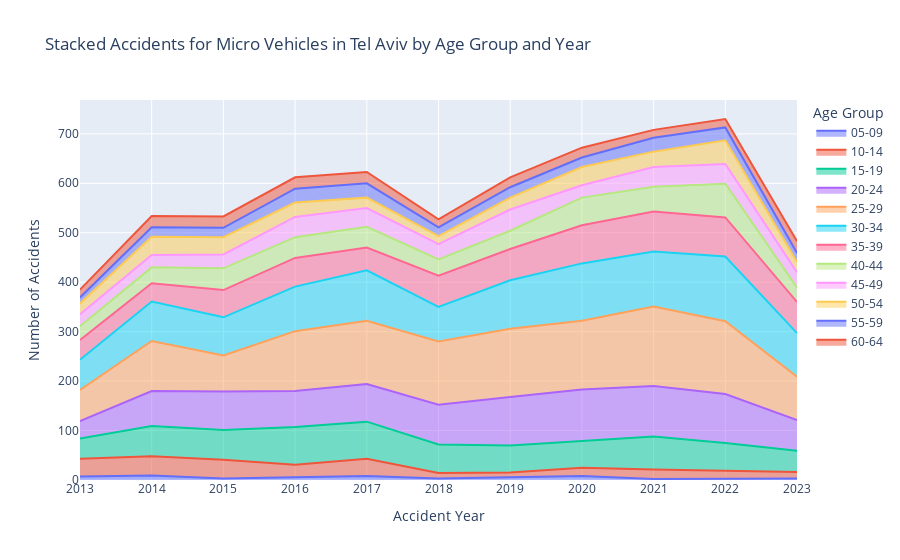

Notebook source saved alongside this figure:
### Markdown cell above
### Tel Aviv

### Code cell
# filtering for: no unknown ages (99), micro vehicle
imh_ta_gb_age_year = imh_ta[(imh_ta.age_group > 1) & (imh_ta.age_group < 14) & (imh_ta.involve_vehicle_type.isin(micro_vehicle))].copy()
imh_ta_gb_age_year = imh_ta_gb_age_year.groupby(['accident_year', 'age_group_hebrew']).size().reset_index(name='count')

# Pivot the data for the stacked bar chart, filling any NaNs with 0
imh_ta_pivot = imh_ta_gb_age_year.pivot(index='accident_year', columns='age_group_hebrew', values='count').fillna(0)

# Sort the columns in ascending order to ensure the youngest age groups are at the bottom of the stack
imh_ta_pivot = imh_ta_pivot.sort_index(axis=1, ascending=True)

# Create the stacked bar chart
fig = px.area(
    imh_ta_pivot,
    title='Stacked Accidents for Micro Vehicles in Tel Aviv by Age Group and Year',
    labels={'value': 'Number of Accidents', 'variable': 'Age Group', 'accident_year': 'Accident Year'}
)

# Update the layout to stack the bars
fig.update_layout(
    barmode='stack',
    xaxis_title='Accident Year',
    yaxis_title='Number of Accidents',
    legend_title='Age Group',
    xaxis=dict(type='category')
)

# Show the plot
fig.show()

### Figure 1 — Plotly figure (JSON) as saved in the notebook; plotly's stock layout.template omitted (floating-point values rounded to 4 significant figures)
{"data": [{"fillpattern": {"shape": ""}, "hovertemplate": "age_group_hebrew=05-09<br>Accident Year=%{x}<br>Number of Accidents=%{y}<extra></extra>", "legendgroup": "05-09", "line": {"color": "#636efa"}, "marker": {"symbol": "circle"}, "mode": "lines", "name": "05-09", "orientation": "v", "showlegend": true, "stackgroup": "1", "type": "scatter", "x": [2013, 2014, 2015, 2016, 2017, 2018, 2019, 2020, 2021, 2022, 2023], "xaxis": "x", "y": [7, 9, 3, 6, 8, 3, 6, 8, 2, 3, 3], "yaxis": "y"}, {"fillpattern": {"shape": ""}, "hovertemplate": "age_group_hebrew=10-14<br>Accident Year=%{x}<br>Number of Accidents=%{y}<extra></extra>", "legendgroup": "10-14", "line": {"color": "#EF553B"}, "marker": {"symbol": "circle"}, "mode": "lines", "name": "10-14", "orientation": "v", "showlegend": true, "stackgroup": "1", "type": "scatter", "x": [2013, 2014, 2015, 2016, 2017, 2018, 2019, 2020, 2021, 2022, 2023], "xaxis": "x", "y": [36, 39, 38, 25, 35, 11, 9, 17, 19, 15, 13], "yaxis": "y"}, {"fillpattern": {"shape": ""}, "hovertemplate": "age_group_hebrew=15-19<br>Accident Year=%{x}<br>Number of Accidents=%{y}<extra></extra>", "legendgroup": "15-19", "line": {"color": "#00cc96"}, "marker": {"symbol": "circle"}, "mode": "lines", "name": "15-19", "orientation": "v", "showlegend": true, "stackgroup": "1", "type": "scatter", "x": [2013, 2014, 2015, 2016, 2017, 2018, 2019, 2020, 2021, 2022, 2023], "xaxis": "x", "y": [41, 61, 60, 76, 75, 58, 55, 54, 67, 57, 43], "yaxis": "y"}, {"fillpattern": {"shape": ""}, "hovertemplate": "age_group_hebrew=20-24<br>Accident Year=%{x}<br>Number of Accidents=%{y}<extra></extra>", "legendgroup": "20-24", "line": {"color": "#ab63fa"}, "marker": {"symbol": "circle"}, "mode": "lines", "name": "20-24", "orientation": "v", "showlegend": true, "stackgroup": "1", "type": "scatter", "x": [2013, 2014, 2015, 2016, 2017, 2018, 2019, 2020, 2021, 2022, 2023], "xaxis": "x", "y": [35, 71, 78, 73, 76, 80, 98, 104, 102, 99, 62], "yaxis": "y"}, {"fillpattern": {"shape": ""}, "hovertemplate": "age_group_hebrew=25-29<br>Accident Year=%{x}<br>Number of Accidents=%{y}<extra></extra>", "legendgroup": "25-29", "line": {"color": "#FFA15A"}, "marker": {"symbol": "circle"}, "mode": "lines", "name": "25-29", "orientation": "v", "showlegend": true, "stackgroup": "1", "type": "scatter", "x": [2013, 2014, 2015, 2016, 2017, 2018, 2019, 2020, 2021, 2022, 2023], "xaxis": "x", "y": [63, 101, 73, 121, 128, 128, 138, 139, 161, 147, 88], "yaxis": "y"}, {"fillpattern": {"shape": ""}, "hovertemplate": "age_group_hebrew=30-34<br>Accident Year=%{x}<br>Number of Accidents=%{y}<extra></extra>", "legendgroup": "30-34", "line": {"color": "#19d3f3"}, "marker": {"symbol": "circle"}, "mode": "lines", "name": "30-34", "orientation": "v", "showlegend": true, "stackgroup": "1", "type": "scatter", "x": [2013, 2014, 2015, 2016, 2017, 2018, 2019, 2020, 2021, 2022, 2023], "xaxis": "x", "y": [61, 80, 77, 90, 102, 70, 98, 116, 111, 131, 88], "yaxis": "y"}, {"fillpattern": {"shape": ""}, "hovertemplate": "age_group_hebrew=35-39<br>Accident Year=%{x}<br>Number of Accidents=%{y}<extra></extra>", "legendgroup": "35-39", "line": {"color": "#FF6692"}, "marker": {"symbol": "circle"}, "mode": "lines", "name": "35-39", "orientation": "v", "showlegend": true, "stackgroup": "1", "type": "scatter", "x": [2013, 2014, 2015, 2016, 2017, 2018, 2019, 2020, 2021, 2022, 2023], "xaxis": "x", "y": [40, 37, 55, 58, 46, 63, 63, 77, 81, 79, 63], "yaxis": "y"}, {"fillpattern": {"shape": ""}, "hovertemplate": "age_group_hebrew=40-44<br>Accident Year=%{x}<br>Number of Accidents=%{y}<extra></extra>", "legendgroup": "40-44", "line": {"color": "#B6E880"}, "marker": {"symbol": "circle"}, "mode": "lines", "name": "40-44", "orientation": "v", "showlegend": true, "stackgroup": "1", "type": "scatter", "x": [2013, 2014, 2015, 2016, 2017, 2018, 2019, 2020, 2021, 2022, 2023], "xaxis": "x", "y": [28, 32, 44, 42, 42, 33, 37, 56, 50, 68, 29], "yaxis": "y"}, {"fillpattern": {"shape": ""}, "hovertemplate": "age_group_hebrew=45-49<br>Accident Year=%{x}<br>Number of Accidents=%{y}<extra></extra>", "legendgroup": "45-49", "line": {"color": "#FF97FF"}, "marker": {"symbol": "circle"}, "mode": "lines", "name": "45-49", "orientation": "v", "showlegend": true, "stackgroup": "1", "type": "scatter", "x": [2013, 2014, 2015, 2016, 2017, 2018, 2019, 2020, 2021, 2022, 2023], "xaxis": "x", "y": [24, 25, 28, 41, 38, 31, 43, 25, 40, 40, 31], "yaxis": "y"}, {"fillpattern": {"shape": ""}, "hovertemplate": "age_group_hebrew=50-54<br>Accident Year=%{x}<br>Number of Accidents=%{y}<extra></extra>", "legendgroup": "50-54", "line": {"color": "#FECB52"}, "marker": {"symbol": "circle"}, "mode": "lines", "name": "50-54", "orientation": "v", "showlegend": true, "stackgroup": "1", "type": "scatter", "x": [2013, 2014, 2015, 2016, 2017, 2018, 2019, 2020, 2021, 2022, 2023], "xaxis": "x", "y": [22, 37, 35, 29, 21, 16, 24, 37, 31, 48, 21], "yaxis": "y"}, {"fillpattern": {"shape": ""}, "hovertemplate": "age_group_hebrew=55-59<br>Accident Year=%{x}<br>Number of Accidents=%{y}<extra></extra>", "legendgroup": "55-59", "line": {"color": "#636efa"}, "marker": {"symbol": "circle"}, "mode": "lines", "name": "55-59", "orientation": "v", "showlegend": true, "stackgroup": "1", "type": "scatter", "x": [2013, 2014, 2015, 2016, 2017, 2018, 2019, 2020, 2021, 2022, 2023], "xaxis": "x", "y": [12, 19, 19, 28, 29, 18, 21, 19, 28, 26, 18], "yaxis": "y"}, {"fillpattern": {"shape": ""}, "hovertemplate": "age_group_hebrew=60-64<br>Accident Year=%{x}<br>Number of Accidents=%{y}<extra></extra>", "legendgroup": "60-64", "line": {"color": "#EF553B"}, "marker": {"symbol": "circle"}, "mode": "lines", "name": "60-64", "orientation": "v", "showlegend": true, "stackgroup": "1", "type": "scatter", "x": [2013, 2014, 2015, 2016, 2017, 2018, 2019, 2020, 2021, 2022, 2023], "xaxis": "x", "y": [16, 23, 23, 23, 23, 16, 20, 20, 16, 17, 24], "yaxis": "y"}], "layout": {"barmode": "stack", "legend": {"title": {"text": "Age Group"}, "tracegroupgap": 0}, "title": {"text": "Stacked Accidents for Micro Vehicles in Tel Aviv by Age Group and Year"}, "xaxis": {"anchor": "y", "domain": [0, 1], "title": {"text": "Accident Year"}, "type": "category"}, "yaxis": {"anchor": "x", "domain": [0, 1], "title": {"text": "Number of Accidents"}}}}
